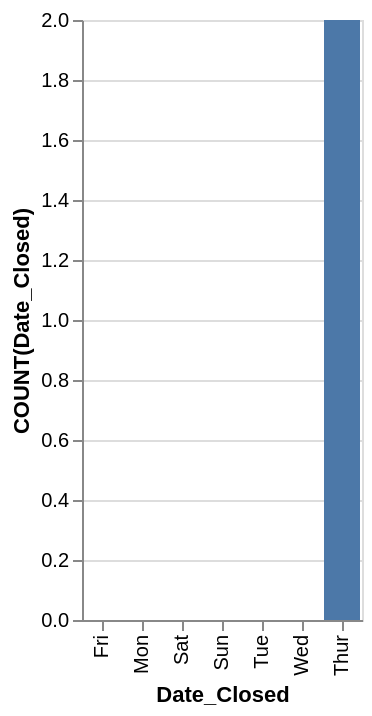

This figure's Vega-Lite source:
### Vega-Lite specification from a JSON file in a GitHub repository (floating-point values rounded to 4 significant figures)
{"data": {"values": [{"x_data": "Fri", "y_data": 0}, {"x_data": "Mon", "y_data": 0}, {"x_data": "Sat", "y_data": 0}, {"x_data": "Sun", "y_data": 0}, {"x_data": "Tue", "y_data": 0}, {"x_data": "Wed", "y_data": 0}, {"x_data": "Thur", "y_data": 2}]}, "mark": "bar", "encoding": {"x": {"field": "x_data", "type": "nominal", "title": "Date_Closed", "sort": {"op": "sum", "field": "y_data", "order": "ascending"}}, "y": {"field": "y_data", "type": "quantitative", "title": "COUNT(Date_Closed)"}}}
